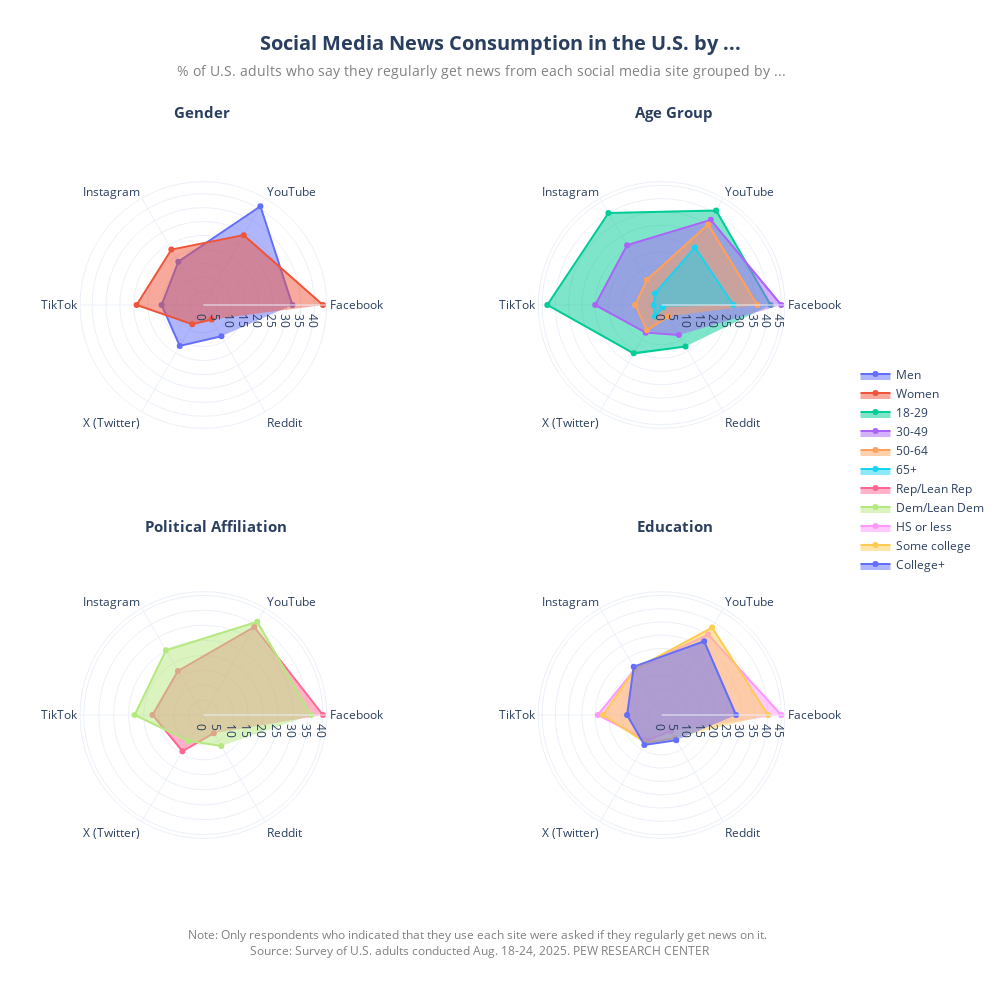

The cell this chart's notebook holds for it:
### Markdown cell above
## **Demographics/Social media platform** (Spider chart)
- Demographics and party identification of regular social media news consumers in the U.S. (% of U.S. adults who say they regularly get news from each social media site)
- Dataset: `demographics.csv`

### Code cell
df = demographics.copy()
df.set_index('Demographics', inplace=True)
df

subplot_groups = [
    ("By Gender", ['Men', 'Women']),
    ("By Age Group", ['18-29', '30-49', '50-64', '65+']),
    ("By Political Affiliation", ['Rep/Lean Rep', 'Dem/Lean Dem']),
    ("By Education", ['HS or less', 'Some college', 'College+'])
]

platforms = [col.replace('# ', '') for col in df.columns]

fig = make_subplots(
    rows=2,
    cols=2,
    specs=[[{'type': 'polar'}, {'type': 'polar'}],
           [{'type': 'polar'}, {'type': 'polar'}]],
    horizontal_spacing=0.3,
    vertical_spacing=0
)

for i, (title, demographics_list) in enumerate(subplot_groups):
    # Calculate the row and column for the current subplot
    current_row = (i // 2) + 1 # Integer division gives 0 for i=0,1 and 1 for i=2,3
    current_col = (i % 2) + 1  # Modulo gives 0 for even i and 1 for odd i
    
    # Filter the data for the current group
    df_group = df.loc[demographics_list]

    # Add a trace for each demographic within the group
    for demo in demographics_list:
        fig.add_trace(
            go.Scatterpolar(
                r=df_group.loc[demo].values,
                theta=platforms,
                fill='toself',
                name=demo
            ),
            row=current_row, col=current_col # Place the trace in the calculated cell
        )

fig.update_layout(
    title=dict(
        text="<b>Social Media News Consumption in the U.S. by ...</b>", # Use HTML <b> tag for bold
        font=dict(
            #family="Helvetica", 
            size=20,       
        ),
        x=0.5 # Center the title
    ),

    legend=dict(
        x=1.10,           
        y=0.55,            
        xanchor='left',  
        yanchor='middle'  
    ),

    height=1000,
    width=1000,
    showlegend=True,
    template='plotly_white',

)

fig.add_annotation(
    text=f"% of U.S. adults who say they regularly get news from each social media site grouped by ...",
    xref="paper", yref="paper",
    x=0.57, y=1.05,
    showarrow=False,
    font=dict(
        size=14,
        color="grey"
    )
)

fig.add_annotation(
    # Use HTML <br> for line breaks
    text = "Note: Only respondents who indicated that they use each site were asked if they regularly get news on it. " \
    "<br>Source: Survey of U.S. adults conducted Aug. 18-24, 2025. PEW RESEARCH CENTER",
    xref="paper", yref="paper",
    x=0.15, y=-0.05,             
    xanchor='left',            
    showarrow=False,
    font=dict(
        size=12,
        color="grey"
    )
)

# Add titles to each subplot using annotations
fig.add_annotation(text="<b>Gender<b>", font = dict(size = 15, ), x=0.13, y=1, showarrow=False)
fig.add_annotation(text="<b>Age Group<b>", font = dict(size = 15,),x=0.9, y=1, showarrow=False)
fig.add_annotation(text="<b>Political Affiliation<b>",font = dict(size = 15, ), x=0.09, y=0.48, showarrow=False)
fig.add_annotation(text="<b>Education<b>", font = dict(size = 15,),x=0.9, y=0.48, showarrow=False)

fig.show()

### Figure 1 — Plotly figure (JSON) as saved in the notebook; plotly's stock layout.template omitted (floating-point values rounded to 4 significant figures)
{"data": [{"fill": "toself", "name": "Men", "r": [32, 41, 18, 15, 17, 13], "subplot": "polar", "theta": ["Facebook", "YouTube", "Instagram", "TikTok", "X (Twitter)", "Reddit"], "type": "scatterpolar"}, {"fill": "toself", "name": "Women", "r": [43, 29, 23, 24, 8, 6], "subplot": "polar", "theta": ["Facebook", "YouTube", "Instagram", "TikTok", "X (Twitter)", "Reddit"], "type": "scatterpolar"}, {"fill": "toself", "name": "18-29", "r": [41, 41, 40, 43, 21, 18], "subplot": "polar2", "theta": ["Facebook", "YouTube", "Instagram", "TikTok", "X (Twitter)", "Reddit"], "type": "scatterpolar"}, {"fill": "toself", "name": "30-49", "r": [45, 37, 26, 25, 12, 13], "subplot": "polar2", "theta": ["Facebook", "YouTube", "Instagram", "TikTok", "X (Twitter)", "Reddit"], "type": "scatterpolar"}, {"fill": "toself", "name": "50-64", "r": [36, 35, 11, 10, 11, 5], "subplot": "polar2", "theta": ["Facebook", "YouTube", "Instagram", "TikTok", "X (Twitter)", "Reddit"], "type": "scatterpolar"}, {"fill": "toself", "name": "65+", "r": [27, 25, 5, 3, 5, 1], "subplot": "polar2", "theta": ["Facebook", "YouTube", "Instagram", "TikTok", "X (Twitter)", "Reddit"], "type": "scatterpolar"}, {"fill": "toself", "name": "Rep/Lean Rep", "r": [40, 34, 17, 17, 14, 7], "subplot": "polar3", "theta": ["Facebook", "YouTube", "Instagram", "TikTok", "X (Twitter)", "Reddit"], "type": "scatterpolar"}, {"fill": "toself", "name": "Dem/Lean Dem", "r": [36, 36, 25, 23, 10, 12], "subplot": "polar3", "theta": ["Facebook", "YouTube", "Instagram", "TikTok", "X (Twitter)", "Reddit"], "type": "scatterpolar"}, {"fill": "toself", "name": "HS or less", "r": [45, 35, 20, 24, 11, 7], "subplot": "polar4", "theta": ["Facebook", "YouTube", "Instagram", "TikTok", "X (Twitter)", "Reddit"], "type": "scatterpolar"}, {"fill": "toself", "name": "Some college", "r": [40, 38, 20, 22, 12, 10], "subplot": "polar4", "theta": ["Facebook", "YouTube", "Instagram", "TikTok", "X (Twitter)", "Reddit"], "type": "scatterpolar"}, {"fill": "toself", "name": "College+", "r": [28, 32, 21, 13, 13, 11], "subplot": "polar4", "theta": ["Facebook", "YouTube", "Instagram", "TikTok", "X (Twitter)", "Reddit"], "type": "scatterpolar"}], "layout": {"annotations": [{"font": {"color": "grey", "size": 14}, "showarrow": false, "text": "% of U.S. adults who say they regularly get news from each social media site grouped by ...", "x": 0.57, "xref": "paper", "y": 1.05, "yref": "paper"}, {"font": {"color": "grey", "size": 12}, "showarrow": false, "text": "Note: Only respondents who indicated that they use each site were asked if they regularly get news on it. <br>Source: Survey of U.S. adults conducted Aug. 18-24, 2025. PEW RESEARCH CENTER", "x": 0.15, "xanchor": "left", "xref": "paper", "y": -0.05, "yref": "paper"}, {"font": {"size": 15}, "showarrow": false, "text": "<b>Gender<b>", "x": 0.13, "y": 1}, {"font": {"size": 15}, "showarrow": false, "text": "<b>Age Group<b>", "x": 0.9, "y": 1}, {"font": {"size": 15}, "showarrow": false, "text": "<b>Political Affiliation<b>", "x": 0.09, "y": 0.48}, {"font": {"size": 15}, "showarrow": false, "text": "<b>Education<b>", "x": 0.9, "y": 0.48}], "height": 1000, "legend": {"x": 1.1, "xanchor": "left", "y": 0.55, "yanchor": "middle"}, "polar": {"domain": {"x": [0, 0.35], "y": [0.5, 1]}}, "polar2": {"domain": {"x": [0.65, 1.0], "y": [0.5, 1]}}, "polar3": {"domain": {"x": [0, 0.35], "y": [0, 0.5]}}, "polar4": {"domain": {"x": [0.65, 1.0], "y": [0, 0.5]}}, "showlegend": true, "title": {"font": {"size": 20}, "text": "<b>Social Media News Consumption in the U.S. by ...</b>", "x": 0.5}, "width": 1000}}
